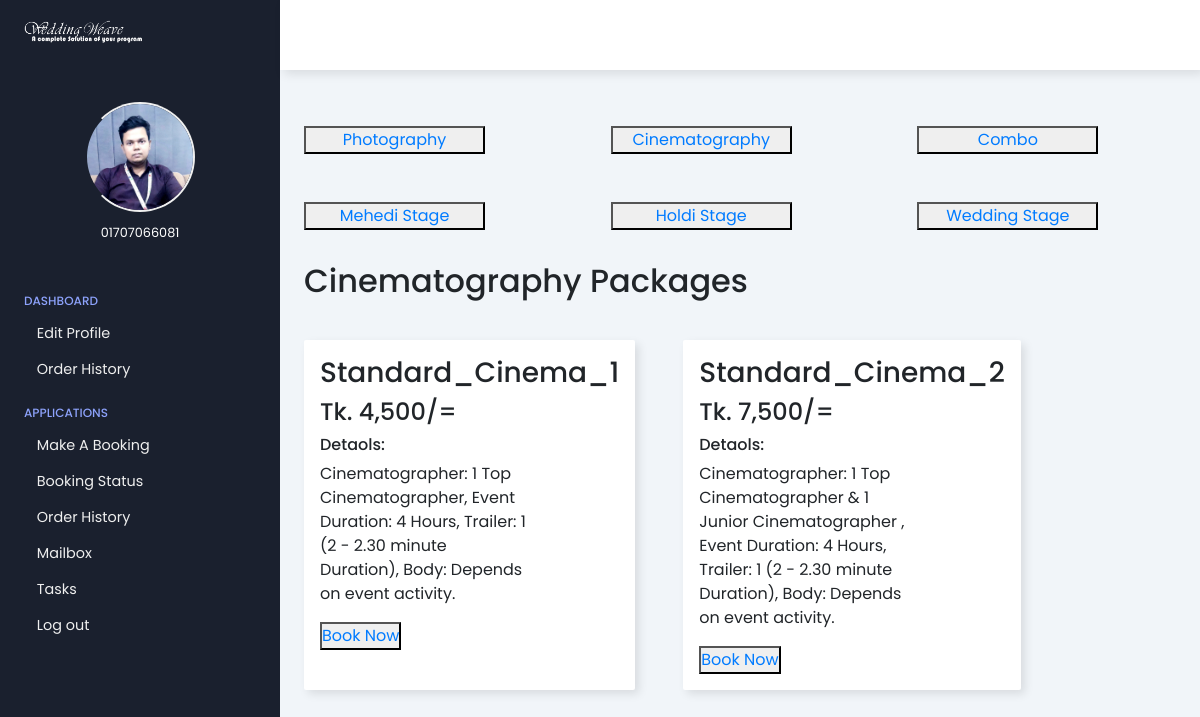
/userprofile/cinebooking.php (signed in), run on the app's committed database.
### tables this page shows
CREATE TABLE `cinepackage` (
  `id` int(11) NOT NULL,
  `package_name` varchar(100) NOT NULL,
  `price` int(11) NOT NULL,
  `details` varchar(1000) NOT NULL
);

### db/DBConfig.php (called while the page is built, shortened)
<?php
class dbconfig
{
	private $_host = "localhost";
	private $_username = "root";
	private $_password = "";
	private $_database = "wedding";
	protected $connection;
	public function __construct()
	{
		if(!isset($this->connection))
		{
			$this->connection = new mysqli($this->_host,$this->_username,$this->_password,$this->_database);
		}
		return $this->connection;
	}
}
?>

### db/Crud.php (called while the page is built, shortened)
<?php
include_once 'DBConfig.php';
class Crud extends dbconfig{
	public function getData($query)
	{
		$result = $this->connection->query($query);
			$rows = array();
			while($row = $result->fetch_assoc())
			{
				$rows[] = $row;
			}
		return $rows;
	}
}
?>

### userprofile/cinebooking.php (the view, shortened to what this page needs)
<?php
  include_once '../db/Crud.php';
  $crud = new Crud();
  $email = $_SESSION['email'];
  $cine = "Select * from cinepackage";
  $getcinepackage = $crud->getData($cine);
?>
<!DOCTYPE html>
<html lang="en">
<head>
	<link rel="stylesheet" href="https://maxst.icons8.com/vue-static/landings/line-awesome/line-awesome/1.3.0/css/line-awesome.min.css">
	<link rel="stylesheet" type="text/css" href="css/style.css">
	<link rel="stylesheet" href="css/bootstrap.min.css"/>
</head>
<body>
	<div class="sidebar">
		<div class="sidebar-brand">
			<div class="brand-flex">
				<a href="index.php"><img src="CustomerImage/logo.png" width="120px" alt=""></a>
				<div class="brand-icon">
				</div>
			</div>
		</div>
		<div class="sidebar-main">
			<div class="sidebar-user">
				<img src="CustomerImage/alvee.jpg" alt="">
				<div>
					<span><?php echo $email?></span>
				</div>
			</div>
			<div class="sidebar-menu">
				<div class="menu-head">
					<span>Dashboard</span>
				</div>
				<ul>
					<li>
						<a href="">
							Edit Profile
						</a>
					</li>
					<li>
						<a href="">
							Order History
						</a>
					</li>
				</ul>
				<div class="menu-head">
					<span>Applications</span>
				</div>
				<ul>
					<li>
						<a href="prebooking.php">
							Make A Booking
						</a>
					</li>
					<li>
						<a href="">
							Booking Status
						</a>
					</li>
					<li>
						<a href="">
							Order History
						</a>
					</li>
					<li>
						<a href="">
							Mailbox
						</a>
					</li>
					<li>
						<a href="">
							Tasks
						</a>
					</li>
					<li>
						<a href="">
							Log out
						</a>
					</li>
				</ul>
			</div>
		</div>
	</div>
	<div class="main-content">
		<header>
			<div class="menu-toggle">
				<label for="sidebar-toggle">
				</label>
			</div>
		</header>
		<main>
			<form action="photobooking.php" method="POST">
				<div class="cards" style="text-align: center;">
						<div class="card-flex">
							<button><a style="text-decoration: none;" href="photobooking.php">Photography</a></button>
						</div>
						<div class="card-flex">
							<button><a style="text-decoration: none;" href="cinebooking.php">Cinematography</a></button>
						</div>
						<div class="card-flex">
							<button><a style="text-decoration: none;" href="combobooking.php">Combo</a></button>
						</div>
						<div class="card-flex">
							<button><a style="text-decoration: none;" href="">Mehedi Stage</a></button>
						</div>
						<div class="card-flex">
							<button><a style="text-decoration: none;" href="">Holdi Stage</a></button>
						</div>
						<div class="card-flex">
							<button><a style="text-decoration: none;" href="">Wedding Stage</a></button>
						</div>
				</div>
				<div class="page-header">
				<div>
					<h2 style="padding-top: 2rem;">Cinematography Packages</h2>
				</div>
			</div>
				<div class="cards">
					<?php
						foreach($getcinepackage as $key=>$pack)
							  {
					?>
					<div class="card-single">
						<div class="card-flex">
							<div class="card-info">
								<h3><?php echo $pack['package_name'];?></h3>
								<h4>Tk. <?php echo number_format($pack['price']);?>/=</h4>
								<h6>Detaols: </h6>
								<p><?php echo $pack['details'];?></p>
							</div>
						</div>
						<div><button><a href="cinepreelook.php?idl=<?php echo $pack['package_name'] ?>">Book Now</a></button></div>
					</div>
				<?php } ?>
				</div>
			</form>
		</main>
	</div>
</body>
</html>

### userprofile/css/style.css (style rules this page uses)
:root { --color-main: #1a202e; --color-dark: #1D2231; --text-grey: #8390A2; }
* { font-family: 'Poppins', sans-serif; box-sizing: border-box; text-decoration: none; list-style-type: none; margin: 0; padding: 0; }
body { overflow-x: hidden; }
.sidebar { width: 280px; position: fixed; left: 0; top: 0; height: 100%; padding: 1rem 1.5rem; background: var(--color-main); color: #fff; z-index: 20; transition: left 300ms; }
.sidebar-brand { height: 70px; }
.brand-flex { display: flex; justify-content: space-between; align-items: center; }
.sidebar-user { margin: 1rem 0rem 1rem 0rem; text-align: center; }
.sidebar-user img { height: 110px; width: 110px; border-radius: 50%; border-left: 2px solid transparent; border-right: 2px solid #efefef; border-bottom: 2px solid #efefef; border-top: 2px solid #efefef; }
.sidebar-user span { font-size: .8rem; }
.sidebar-menu { margin-top: 3rem; }
.menu-head { text-transform: uppercase; color: #8da2fb; font-size: .75rem; font-weight: 500; margin-bottom: .8rem; }
.sidebar-menu ul { margin-bottom: 1.5rem; }
.sidebar-menu li { margin-bottom: .9rem; }
.sidebar-menu li a { color: #efefef; font-size: .9rem; display: flex; align-items: center; }
header { height: 70px; display: flex; justify-content: space-between; align-items: center; padding: 1rem 1.5rem; position: fixed; left: 280px; width: calc(100% - 280px); top: 0; z-index: 20; background: #fff; box-shadow: 4px 4px 10px rgba(0,0,0,0.1); transition: left 300ms; }
.menu-toggle label { height: 60px; width: 60px; display: grid; place-items: center; font-size: 1.5rem; border-radius: 50%; }
.main-content { margin-left: 280px; transition: margin-left 300ms; }
main { padding: 1.5rem; background: #f1f5f9; min-height: calc(100vh - 70px); margin-top: 70px; }
.page-header { display: flex; justify-content: space-between; }
.cards { display: grid; grid-template-columns: repeat(3, 1fr); grid-gap: 3rem; margin-top: 2rem; }
.card-single { background: #fff; padding: 1rem; box-shadow: 4px 4px 10px rgba(0,0,0,0.1); border-radius: 2px; }
.card-flex { display: grid; grid-template-columns: 70% auto; align-items: center; }

### data on the page
cinepackage: package_name "Standard_Cinema_1", price "4,500", details "Cinematographer: 1 Top Cinematographer, Event Duration: 4 Hours, Trailer: 1 (2 - 2.30 minute Duration), Body: Depends on event activity."
cinepackage: package_name "Standard_Cinema_2", price "7,500", details "Cinematographer: 1 Top Cinematographer & 1 Junior Cinematographer , Event Duration: 4 Hours, Trailer: 1 (2 - 2.30 minute Duration), Body: Depends on event activity."

### other printed values
$email "01707066081"
